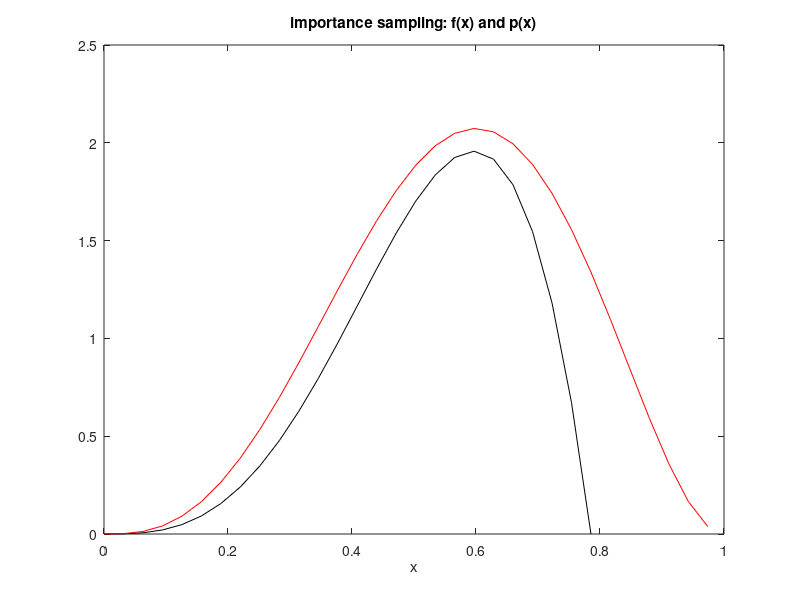

The MATLAB source for this figure:
% Integration as expected value: Importance sampling
% integral of f(x), an appropriate p(x) PDF is taken

% the integrand functions
x=0:(pi/100):(0.25*pi); %domain of f(x)
xx=0:(pi/100):1; %domain of p(x)
f=25*(x.^3).*cos(2*x); %the function f(x)
alpha=4; beta=3; %parameters of the PDF
p=betapdf(xx,alpha,beta); %the function p(x) (beta PDF)

%Deterministic approximation of the integral
disp('deterministic integral result:');
DS=sum(f)*(pi/100) %print result

%display of f(x) and p(x)
figure(1)
plot(x,f,'k'); hold on;
plot(xx,p,'r');
axis([0 1 0 2.5]);
title('importance sampling: f(x) and p(x)');
xlabel('x');

%Monte Carlo Integration------------------------------------
%draw N samples from p(x) PDF
N=2000; %number of samples
x=random('beta',alpha,beta,1,N); %the samples

%evaluate g(x) at the samples
nv=0; %counter of valid data points
g=0; %initial value
for nn=1:N,
   if x(nn)>0, %avoid division by zero
      if x(nn)<=(0.25*pi), %values inside f() domain
         f=25*(x(nn).^3).*cos(2*x(nn)); %evaluate the function f() at xi
      else
         f=0;
      end;
      p=betapdf(x(nn),alpha,beta);
      g=g+(f/p); %adding
      nv=nv+1;
   end;
end;   

%integral
disp('Monte Carlo integral result:');
S=(g/nv) %print result
